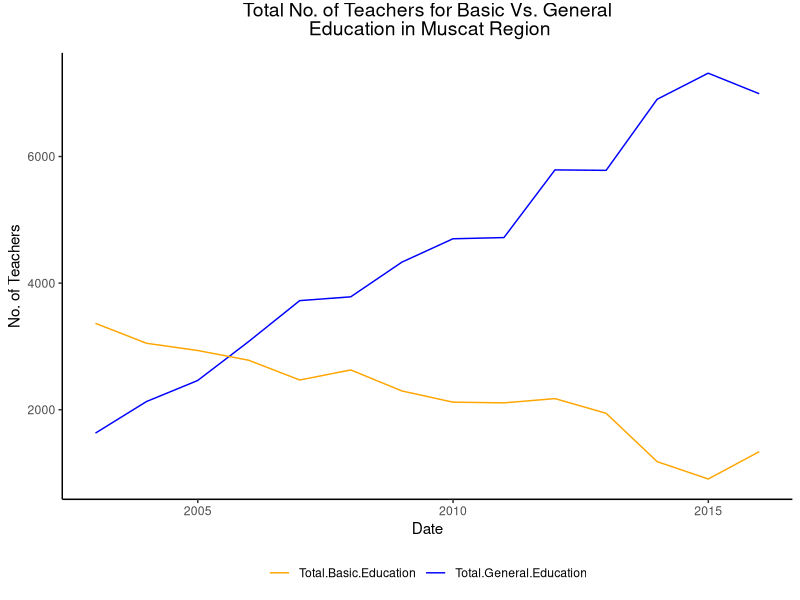

Here is the R script that generated this plot:
## ---- chunk 1

library(ggplot2)

df <- read.csv("Data.csv", stringsAsFactors = FALSE) 
df$Year <- as.Date(ISOdate(df$Year,12,31))

k <- subset(df ,df$Region=="Muscat")
d1 <- subset(k ,k$Indicator == "No. of Teachers")
 
p <- ggplot(d1, aes(d1$Year)) +geom_line(aes(y=d1$Total.Basic.Education, color="orange")) +  geom_line(aes(y=d1$Total.General.Education, color="blue")) + labs(x= "Date", y = "No. of Teachers") + ggtitle("Total No. of Teachers for Basic Vs. General\n Education in Muscat Region") + theme(plot.title = element_text(size = 14, vjust=2, lineheight=0.8, hjust = 0.5), legend.title = element_blank(), legend.position = "bottom") + theme(panel.grid.major = element_blank(), panel.grid.minor = element_blank(),panel.background = element_blank(), axis.line = element_line(colour = "black")) +  scale_color_manual(labels = c("Total.Basic.Education", "Total.General.Education"), values = c("orange","blue"))

 print(p)
